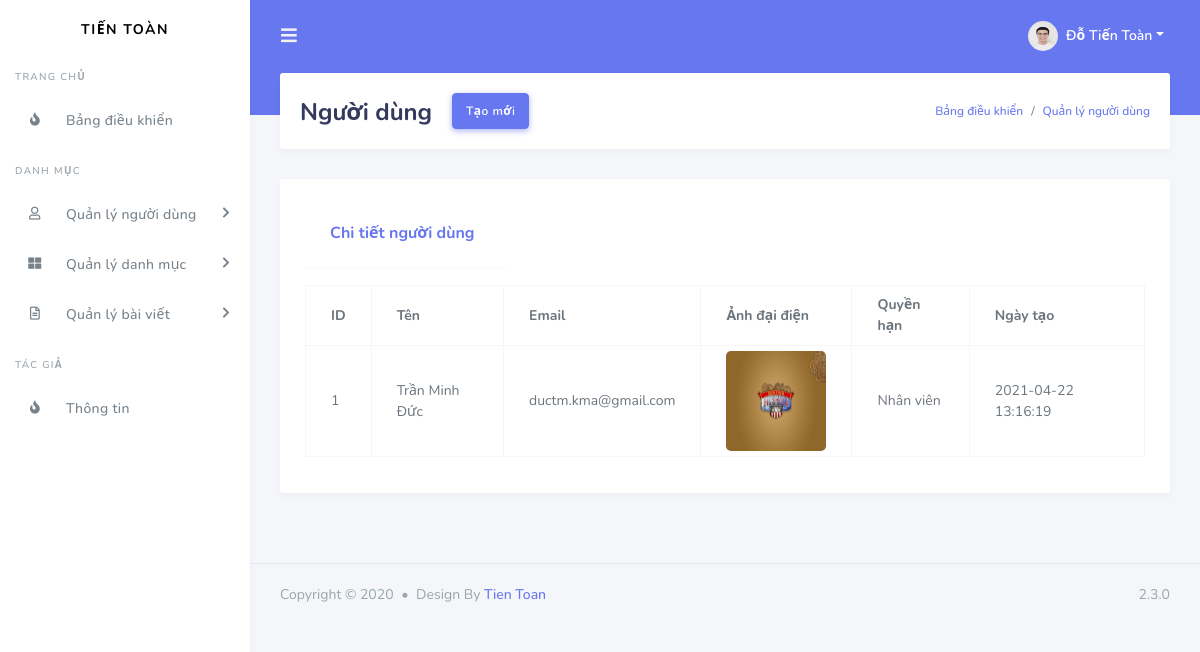
Page /index.php?admin=admin&mod=user&act=detail&id=1 (signed in) on the committed database.
### tables this page shows
CREATE TABLE `users`  (
  `id` int NOT NULL AUTO_INCREMENT,
  `name` varchar(255) NULL DEFAULT NULL,
  `email` varchar(255) NULL DEFAULT NULL,
  `password` varchar(255) NULL DEFAULT NULL,
  `avatar` longtext NULL COMMENT 'Đường dẫn ảnh',
  `created_at` timestamp(0) NULL DEFAULT current_timestamp(0) ON UPDATE CURRENT_TIMESTAMP(0) COMMENT 'Ngày tạo',
  `permission` int NULL DEFAULT NULL,
  PRIMARY KEY (`id`) USING BTREE,
  INDEX `avatar`(`avatar`(1024)) USING BTREE
);

### controllers/admin/Controller.php (called while the page is built, shortened)
<?php
class Controller{
	public function view($name, $data = []){
		extract($data);
		require_once $name . '.php';
	}
}
?>

### controllers/admin/UserController.php (called while the page is built, shortened)
<?php
require_once('Controller.php');
class UserController extends Controller{
	public $model;
	public function __construct(){
		$this->model = new User();
	}
	public function detail(){
		$id = $_GET['id'];
		$user = $this->model->find($id);
		$this->view('views/admin/user/detail', [
			'user' => $user
		]);
	}
}
?>

### index.php (called while the page is built, shortened)
<?php
$act = (isset($_GET['act']) ? $_GET['act'] : 'home');
$controller_obj = new $controller_class_name();
$controller_obj->$act();
?>

### models/admin/Connection.php (called while the page is built, shortened)
<?php
class Connection{
	public function __construct(){
		$servername = 'localhost';
		$username = 'root';
		$password = '';
		$dbname = 'project-php27';
		$this->conn = new mysqli($servername, $username, $password, $dbname);
	}
}
?>

### models/admin/Model.php (called while the page is built, shortened)
<?php
require_once('Connection.php');
class Model{
	var $connection;
	var $table;
	public function __construct(){
		$connection_obj = new Connection();
		$this->connection = $connection_obj->conn;
	}
	public function find($id){
		$sql = "SELECT * FROM " . $this->table . " WHERE id=$id";
		$result = $this->connection->query($sql);
		$this->table = $result->fetch_assoc();
		return $this->table ;
	}
}
?>

### views/admin/user/detail.php (the view, shortened to what this page needs)
<?php require_once('views/admin/header.php') ?>
<div class="main-content">
        <section class="section">
          <div class="section-header">
            <h1>Người dùng</h1>
            <div class="section-header-button">
              <a href="index.php?admin=admin&mod=user&act=create" class="btn btn-primary">Tạo mới</a>
            </div>
            <div class="section-header-breadcrumb">
              <div class="breadcrumb-item active"><a href="index.php?admin=admin&mod=&act=home">Bảng điều khiển</a></div>
              <div class="breadcrumb-item"><a href="index.php?admin=admin&mod=user&act=list">Quản lý người dùng</a></div>
            </div>
          </div>
          <div class="section-body">
            <div class="row mt-4">
              <div class="col-12">
                <div class="card">
                  <div class="card-body">
                    <div class="float-left">
                      <div class="card-header">
                        <h4>Chi tiết người dùng</h4>
                      </div>
                    </div>
                    <div class="clearfix mb-3"></div>
                    <div class="table-responsive">
                      <table class="table table-bordered">
                        <tr>
                          <th>ID</th>
                          <th>Tên</th>
                          <th>Email</th>
                          <th>Ảnh đại điện</th>
                          <th>Quyền hạn</th>
                          <th>Ngày tạo</th>
                        </tr>
                        <tr>
                          <td><?= $user['id'] ?></td>
                          <td><?= $user['name'] ?></td>
                          <td><?= $user['email'] ?></td>
                          <td>
                              <img alt="image" src="public/admin/img/avatar/<?= $user['avatar'] ?>" class="" width="100" height="100" data-toggle="title" title="" style="margin: 5px 0; border-radius: 5px;">
                          </td>
                          <td><?= ($user['permission'] == 1) ? 'Quản trị viên' : 'Nhân viên' ?></td>
                          <td><?= $user['created_at'] ?></td>
                        </tr>
                      </table>
                    </div>
                  </div>
                </div>
              </div>
            </div>
          </div>
        </section>
      </div>
<?php require_once('views/admin/footer.php'); ?>

### rows in the picture
users: id "1", name "Trần Minh Đức", email "ductm.kma@gmail.com", avatar (picture), created_at "2021-04-22 13:16:19"

### other values in the picture
$_SESSION['user']['name'] "Đỗ Tiến Toàn"
